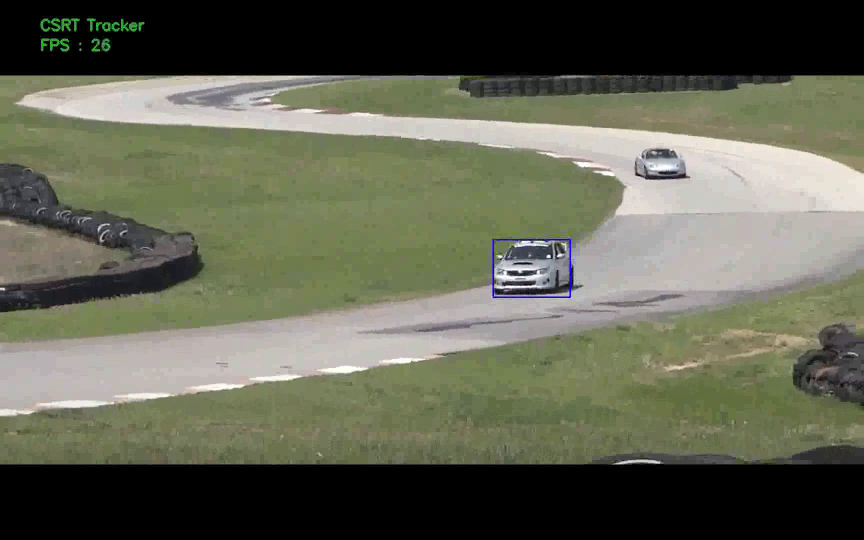
#> input picture frame 20 of image_lesson/11_object_tracking/race_car-track.mp4, 1728 x 1080 px, given in place of race_car.mp4, which was not available (shown at 1/2 size)
$ jupyter execute 11_objectTracking.ipynb   (shell and % lines are left out)   (text cells are left out)
#> lines starting #> are read from the running program, lines starting #| are printed output that depends on the picture; after the words box and inside, x2 and y2 are one past the last pixel; in counts of white or black regions, pixels touching at a corner belong together; pictures that were not available may be replaced by others from this repository, and a replacement may not be noted
[cell 1]
# Import modulesfile:///C:/Users/LENOVO/AppData/Local/Temp/pip-uninstall-ordbko6v

# import urllib

import os
import sys
import cv2
import numpy as np
import matplotlib.pyplot as plt

from zipfile import ZipFile
from urllib.request import urlretrieve

from IPython.display import HTML
from matplotlib.animation import FuncAnimation

from IPython.display import YouTubeVideo, display, HTML
from base64 import b64encode

[cell 2]
def download_and_unzip(url, save_path):
    print(f"Downloading and extracting assests....", end="")

    # Downloading zip file using urllib package.
    urlretrieve(url, save_path)
#> (this line was passed over: the network is not available in this run)

    try:
        # Extracting zip file using the zipfile package.
        with ZipFile(save_path) as z:
            # Extract ZIP file contents in the same directory.
            z.extractall(os.path.split(save_path)[0])

        print("Done")

    except Exception as e:
        print("\nInvalid file.", e)

[cell 3]
URL = r"https://www.dropbox.com/s/ld535c8e0vueq6x/opencv_bootcamp_assets_NB11.zip?dl=1"

asset_zip_path = os.path.join(os.getcwd(), "opencv_bootcamp_assets_NB11.zip")

# Download if assest ZIP does not exists.
if not os.path.exists(asset_zip_path):
    download_and_unzip(URL, asset_zip_path)

[cell 4]
video = YouTubeVideo("XkJCvtCRdVM", width=1024, height=640)
display(video)

[cell 5]
video_input_file_name = "race_car.mp4"


def drawRectangle(frame, bbox):
    p1 = (int(bbox[0]), int(bbox[1]))
    p2 = (int(bbox[0] + bbox[2]), int(bbox[1] + bbox[3]))
    cv2.rectangle(frame, p1, p2, (255, 0, 0), 2, 1)


def displayRectangle(frame, bbox):
    plt.figure(figsize=(20, 10))
    frameCopy = frame.copy()
    drawRectangle(frameCopy, bbox)
    frameCopy = cv2.cvtColor(frameCopy, cv2.COLOR_RGB2BGR)
    plt.imshow(frameCopy)
    plt.axis("off")


def drawText(frame, txt, location, color=(50, 170, 50)):
    cv2.putText(frame, txt, location, cv2.FONT_HERSHEY_SIMPLEX, 1, color, 3)

[cell 6]
# Set up tracker
tracker_types = [
    "BOOSTING",
    "MIL",
    "KCF",
    "CSRT",
    "TLD",
    "MEDIANFLOW",
    "GOTURN",
    "MOSSE",
]

# Change the index to change the tracker type
tracker_type = tracker_types[3]

if tracker_type == 'BOOSTING':
    tracker = cv2.legacy.TrackerBoosting_create()
elif tracker_type == 'MIL':
    tracker = cv2.TrackerMIL_create()
elif tracker_type == 'KCF':
    tracker = cv2.TrackerKCF_create()
elif tracker_type == 'TLD':
    tracker = cv2.legacy.TrackerTLD_create()
elif tracker_type == 'MEDIANFLOW':
    tracker = cv2.legacy.TrackerMedianFlow_create()
elif tracker_type == 'GOTURN':
    tracker = cv2.TrackerGOTURN_create()
elif tracker_type == "CSRT":
    tracker = cv2.TrackerCSRT_create()
elif tracker_type == "MOSSE":
    tracker = cv2.legacy.TrackerMOSSE_create()
else:
    tracker = None

[cell 7]
# Read video
video = cv2.VideoCapture(video_input_file_name)
ok, frame = video.read()
#> frame is the input picture: shape (1080, 1728, 3); mean B, G, R 82.5, 99.3, 97.4

# Exit if video not opened
if not video.isOpened():
    print("Could not open video")
    sys.exit()
else:
    width = int(video.get(cv2.CAP_PROP_FRAME_WIDTH))
    height = int(video.get(cv2.CAP_PROP_FRAME_HEIGHT))

video_output_file_name = "race_car-" + tracker_type + ".mp4"
video_out = cv2.VideoWriter(video_output_file_name, cv2.VideoWriter_fourcc(*"XVID"), 10, (width, height))

video_output_file_name

[cell 8]
# Define a bounding box
bbox = (1300, 405, 160, 120)
# bbox = cv2.selectROI(frame, False)
# print(bbox)
displayRectangle(frame, bbox)

[cell 9]
# Initialize tracker with first frame and bounding box

ok = tracker.init(frame, bbox)

[cell 10]
while True:
    ok, frame = video.read()
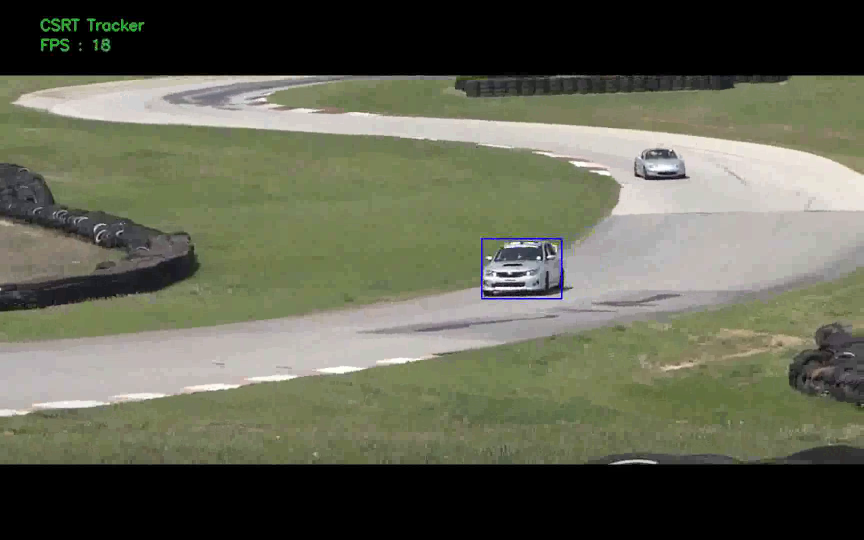
#> input picture frame 21 of image_lesson/11_object_tracking/race_car-track.mp4, 1728 x 1080 px, given in place of race_car.mp4, which was not available (shown at 1/2 size)
#> frame is the input picture: shape (1080, 1728, 3); mean B, G, R 82.5, 99.4, 97.3

    if not ok:
        break

    # Start timer
    timer = cv2.getTickCount()

    # Update tracker
    ok, bbox = tracker.update(frame)
#> ok = True; bbox = (1297, 403, 163, 122)

    # Calculate Frames per second (FPS)
    fps = cv2.getTickFrequency() / (cv2.getTickCount() - timer)

    # Draw bounding box
    if ok:
        drawRectangle(frame, bbox)
    else:
        drawText(frame, "Tracking failure detected", (80, 140), (0, 0, 255))

    # Display Info
    drawText(frame, tracker_type + " Tracker", (80, 60))
#> in drawText, `cv2.putText(frame, txt, location, cv2.FONT_HERSHEY_SIMPLEX, 1, color, 3)`:
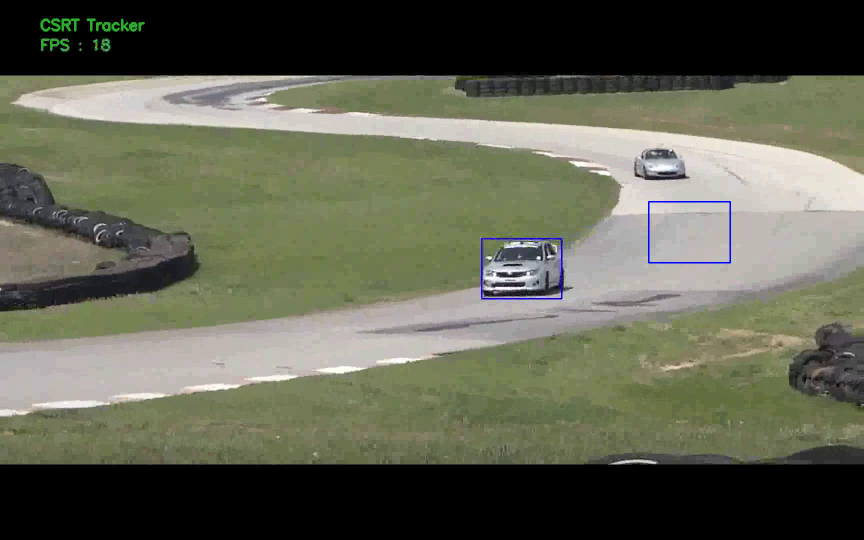
#> frame: shape (1080, 1728, 3) (shown at 1/2 size); mean B, G, R 82.5, 99.2, 97.1
    drawText(frame, "FPS : " + str(int(fps)), (80, 100))
#> in drawText (call 2), `cv2.putText(frame, txt, location, cv2.FONT_HERSHEY_SIMPLEX, 1, color, 3)`: frame: shape (1080, 1728, 3); 0.06% of pixels changed, all inside (x1, y1, x2, y2) = (82, 77, 201, 103)

    # Write frame to video
    video_out.write(frame)

video.release()
video_out.release()

$ run again, starting later in the video
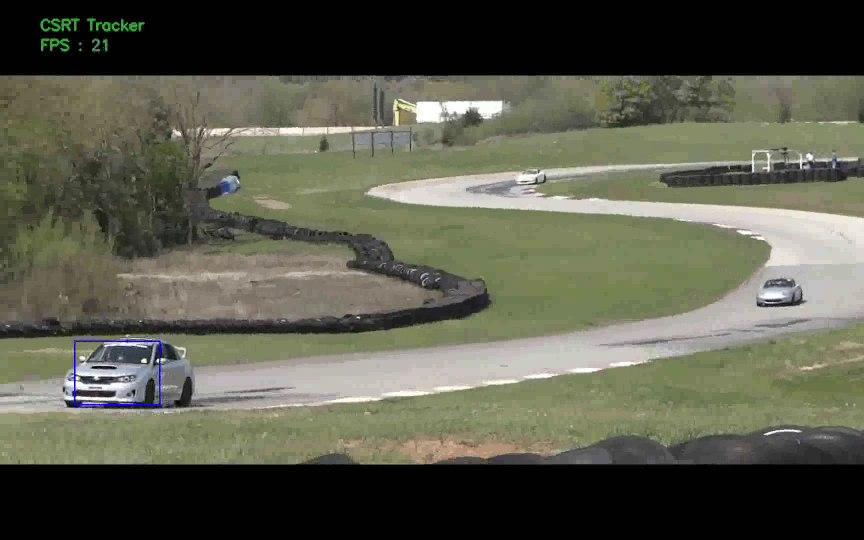
#> input picture frame 94 of image_lesson/11_object_tracking/race_car-track.mp4, 1728 x 1080 px, given in place of race_car.mp4, which was not available (shown at 1/2 size)
#> frame is the input picture: shape (1080, 1728, 3); mean B, G, R 76.6, 92, 91
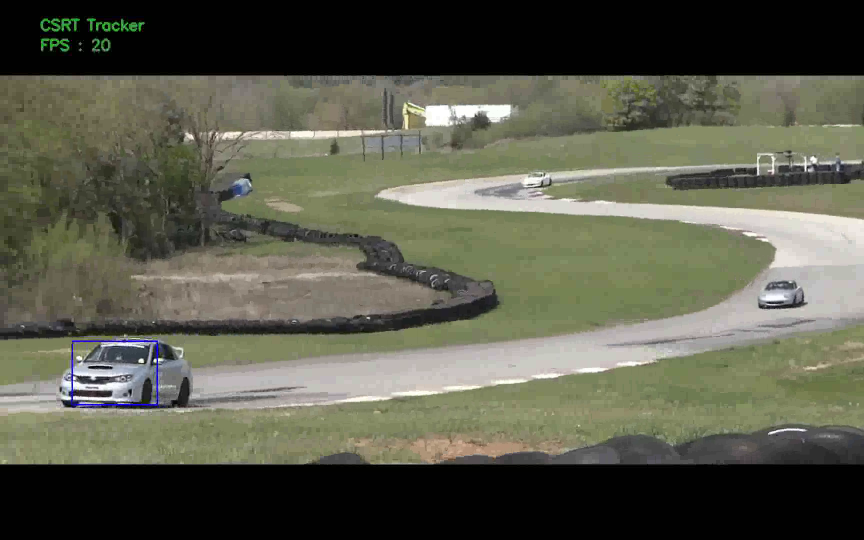
#> input picture frame 95 of image_lesson/11_object_tracking/race_car-track.mp4, 1728 x 1080 px, given in place of race_car.mp4, which was not available (shown at 1/2 size)
#> frame is the input picture: shape (1080, 1728, 3); mean B, G, R 76.2, 91.7, 90.6
#> ok = True; bbox = (1304, 409, 154, 115)
#> in drawText, `cv2.putText(frame, txt, location, cv2.FONT_HERSHEY_SIMPLEX, 1, color, 3)`:
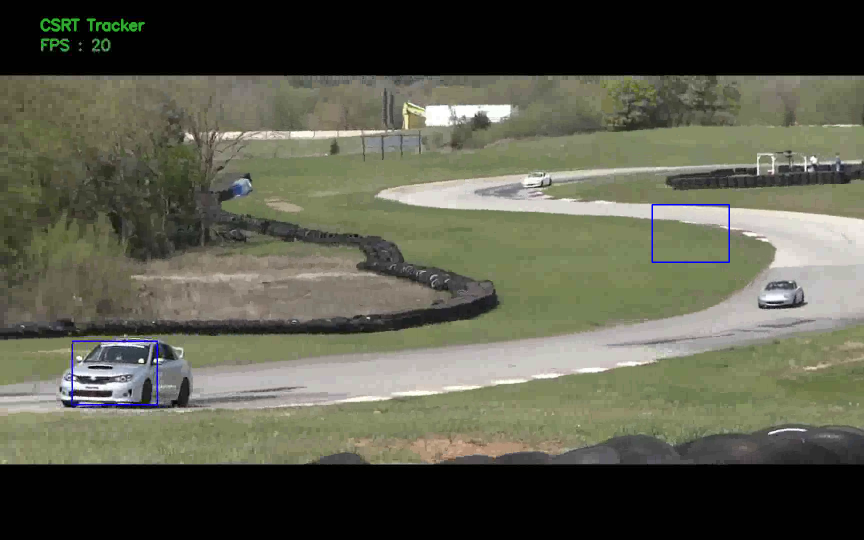
#> frame: shape (1080, 1728, 3) (shown at 1/2 size); mean B, G, R 76.3, 91.6, 90.5

$ run again, starting later in the video
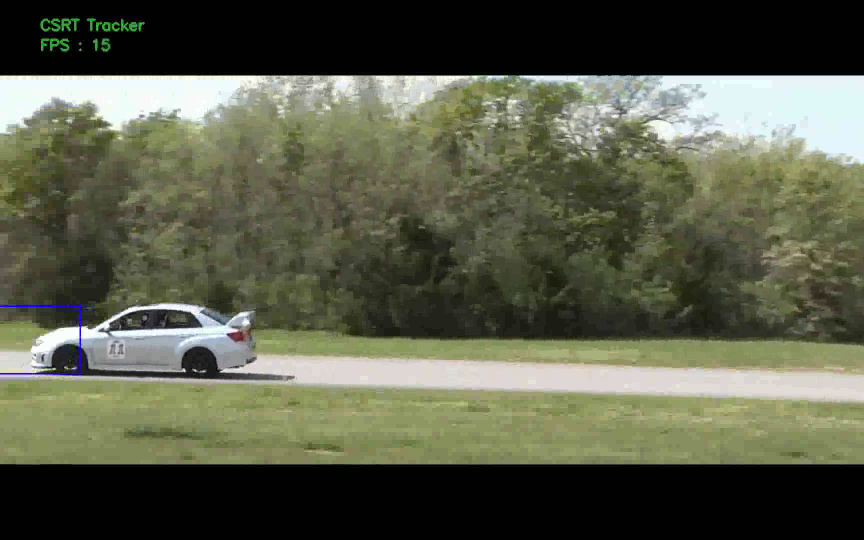
#> input picture frame 167 of image_lesson/11_object_tracking/race_car-track.mp4, 1728 x 1080 px, given in place of race_car.mp4, which was not available (shown at 1/2 size)
#> frame is the input picture: shape (1080, 1728, 3); mean B, G, R 72.9, 91.8, 89
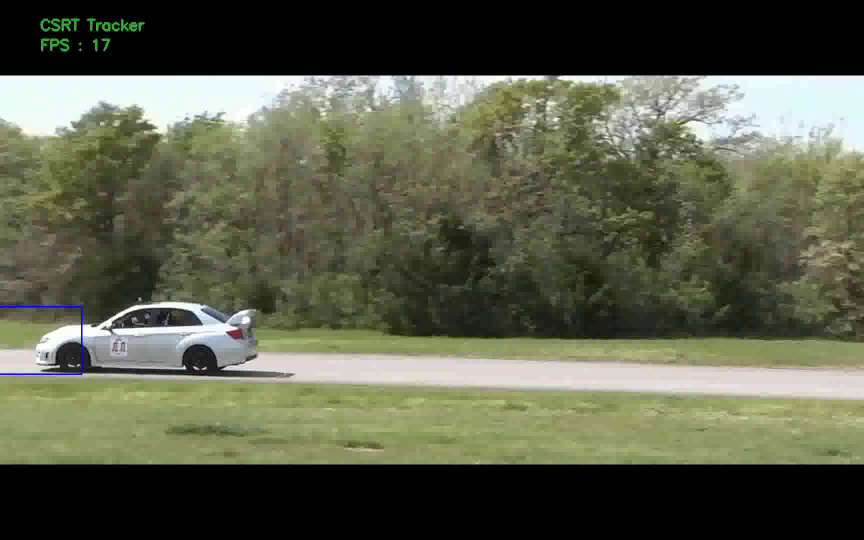
#> input picture frame 168 of image_lesson/11_object_tracking/race_car-track.mp4, 1728 x 1080 px, given in place of race_car.mp4, which was not available (shown at 1/2 size)
#> frame is the input picture: shape (1080, 1728, 3); mean B, G, R 74.7, 93.9, 90.9
#> ok = True; bbox = (1374, 405, 160, 120)
#> in drawText, `cv2.putText(frame, txt, location, cv2.FONT_HERSHEY_SIMPLEX, 1, color, 3)`:
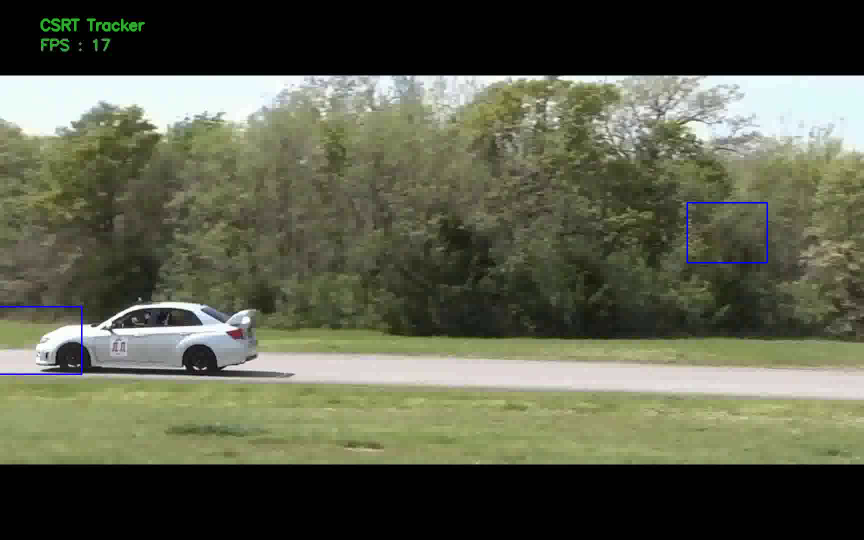
#> frame: shape (1080, 1728, 3) (shown at 1/2 size); mean B, G, R 74.8, 93.9, 90.8
